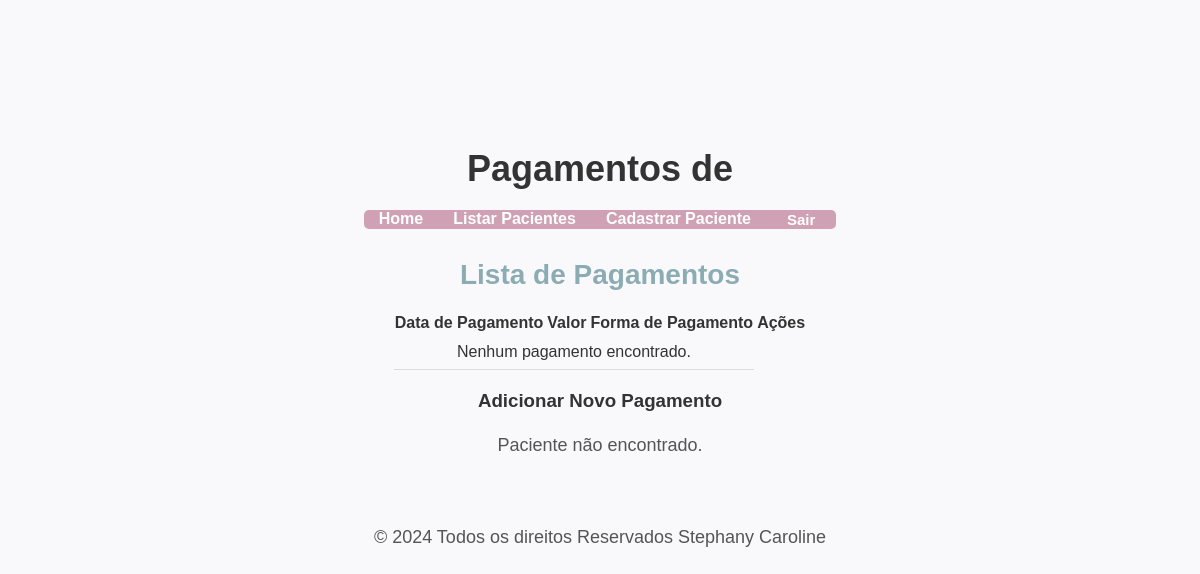
Page /pacientes/pagamentos/31/ (signed in) on the earlier database version.
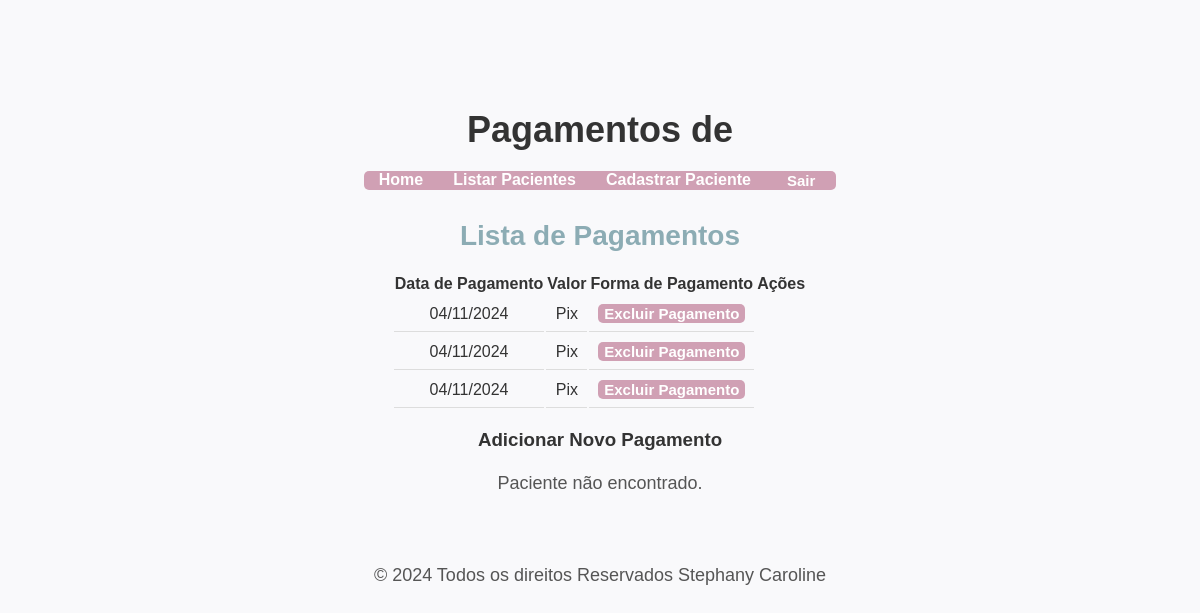
Same page on the later database version.
### pacientes/models.py (models this page shows, shortened)
class Pagamento(models.Model):
    paciente = models.ForeignKey(Paciente, on_delete=models.CASCADE, related_name='pagamentos')
    data_pagamento = models.DateField(auto_now_add=True)
    valor = models.DecimalField(max_digits=10, decimal_places=2)
    forma_pagamento = models.CharField(max_length=17, choices=[
        ('Pix', 'Pix'),
        ('Dinheiro', 'Dinheiro'),
        ('Cartão de Crédito', 'Cartão de Crédito'),  # Exemplo de um valor longo
        ('Cartão de Débito', 'Cartão de Débito'),
    ])

### pacientes/views.py (the view)
# urls.py: path('pagamentos/<int:paciente_id>/', views.listar_pagamentos, name='listar_pagamentos'),
@login_required
def listar_pagamentos(request, paciente_id):
    pagamentos = Pagamento.objects.filter(paciente_id=paciente_id)
    return render(request, 'pagamentos/listar_pagamentos.html', {'pagamentos': pagamentos})

### pacientes/templates/pagamentos/listar_pagamentos.html (shortened to what this page needs)
{% load static %}
<!DOCTYPE html>
<html lang="pt-br">
<head>
    <link rel="stylesheet" type="text/css" href="{% static 'css/styles.css' %}">
</head>
<body class="homepage">
    <header>
        <h1>Pagamentos de {{ paciente.nome }}</h1>
        <nav>
            <ul class="nav-links">
                <li><a href="{% url 'homepage' %}">Home</a></li>
                <li><a href="{% url 'listar_pacientes' %}">Listar Pacientes</a></li>
                <li><a href="{% url 'cadastrar_paciente' %}">Cadastrar Paciente</a></li>
                <li>
                    <form action="{% url 'logout' %}" method="post" style="display: inline;">
                        <button class="btn" type="submit">Sair</button>
                    </form>
                </li>
            </ul>
        </nav>
    </header>
    <main>
        <h2>Lista de Pagamentos</h2>
        <table class="info-table">
            <thead>
                <tr>
                    <th>Data de Pagamento</th>
                    <th>Valor</th>
                    <th>Forma de Pagamento</th>
                    <th>Ações</th>
                </tr>
            </thead>
            <tbody>
                {% for pagamento in pagamentos %}
                <tr>
                    <td>{{ pagamento.data_pagamento|date:"d/m/Y" }}</td>
                    <td>{{ pagamento.forma_pagamento }}</td>
                    <td>
                        <form action="{% url 'excluir_pagamento' paciente.id pagamento.id %}" method="post" style="display:inline;">
                            <button class="btn" type="submit" onclick="return confirm('Tem certeza que deseja excluir este pagamento?');">Excluir Pagamento</button>
                        </form>
                    </td>
                </tr>
            {% empty %}
                <tr>
                    <td colspan="3">Nenhum pagamento encontrado.</td>
                </tr>
            {% endfor %}
            </tbody>
        </table>
        <div class="add-payment">
            <h3>Adicionar Novo Pagamento</h3>
            {% if paciente.id %}
    <a href="{% url 'adicionar_pagamento' paciente.id %}" class="btn btn-primary">Adicionar Pagamento</a>
{% else %}
    <p>Paciente não encontrado.</p>
{% endif %}
        </div>
    </main>
    <footer>
        <p>&copy; 2024 Todos os direitos Reservados Stephany Caroline</p>
    </footer>
</body>
</html>

Differences in the rows shown:
added Pagamento: data_pagamento "04/11/2024", forma_pagamento "Pix"
added Pagamento: data_pagamento "04/11/2024", forma_pagamento "Pix"
added Pagamento: data_pagamento "04/11/2024", forma_pagamento "Pix"
Other differences:
text no longer shown: "Nenhum pagamento encontrado."
